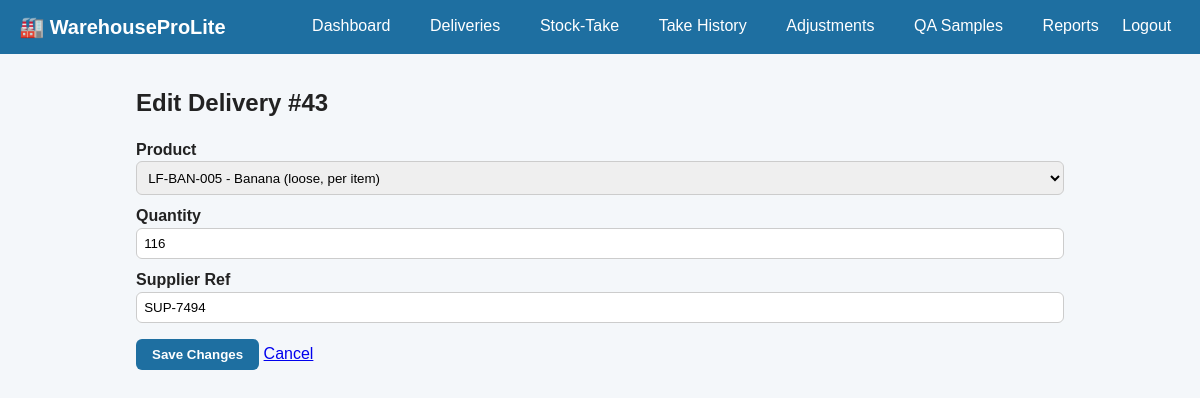
The app's page /WarehouseProLite/delivery_edit.php?id=43 with its own data.
### tables this page shows
CREATE TABLE `deliveries` (
  `id` int(11) NOT NULL AUTO_INCREMENT,
  `product_id` int(11) DEFAULT NULL,
  `qty` int(11) NOT NULL,
  `received_at` datetime NOT NULL,
  `supplier_ref` varchar(100) DEFAULT NULL,
  `note` text DEFAULT NULL,
  PRIMARY KEY (`id`),
  KEY `product_id` (`product_id`),
  CONSTRAINT `deliveries_ibfk_1` FOREIGN KEY (`product_id`) REFERENCES `products` (`id`)
);

CREATE TABLE `products` (
  `id` int(11) NOT NULL AUTO_INCREMENT,
  `sku` varchar(30) NOT NULL,
  `name` varchar(100) NOT NULL,
  `category_id` int(11) DEFAULT NULL,
  `price` decimal(10,2) NOT NULL,
  `stock` int(11) NOT NULL DEFAULT 0,
  PRIMARY KEY (`id`),
  KEY `category_id` (`category_id`),
  CONSTRAINT `products_ibfk_1` FOREIGN KEY (`category_id`) REFERENCES `categories` (`id`)
);

### WarehouseProLite/delivery_edit.php (the view, shortened to what this page needs)
<?php
include 'includes/db.php';
include 'includes/header.php';
$id = isset($_GET['id']) ? (int)$_GET['id'] : 0;
$row = mysqli_fetch_assoc(mysqli_query($conn,
   "SELECT d.*, p.sku, p.name
    FROM deliveries d
    JOIN products p ON p.id = d.product_id
    WHERE d.id = $id
"));
$prods = mysqli_query($conn, "SELECT id, sku, name FROM products ORDER BY name");
?>
<h2>Edit Delivery #<?php echo $id; ?></h2>
<form action="delivery_edit.php?id=<?php echo $id; ?>" method="post">
    <label>Product
        <select name="product_id" required>
            <?php while ($p = mysqli_fetch_assoc($prods)): ?>
                <option value="<?php echo $p['id']; ?>"
                    <?php if ($p['id'] == $row['product_id']) echo 'selected'; ?>>
                    <?php echo $p['sku'].' - '.htmlspecialchars($p['name']); ?>
                </option>
            <?php endwhile; ?>
        </select>
    </label>
    <label>Quantity
        <input type="number" name="qty" min="1"
               value="<?php echo $row['qty']; ?>" required>
    </label>
    <label>Supplier Ref
        <input type="text" name="ref"
               value="<?php echo htmlspecialchars($row['supplier_ref']); ?>">
    </label>
    <p>
        <input type="submit" value="Save Changes">
        <a href="deliveries.php">Cancel</a>
    </p>
</form>
<?php include 'includes/footer.php'; ?>

### WarehouseProLite/assets/style.css (style rules this page uses)
:root { --blue:#1e6fa1; --blue-dark:#15527a; --cream:#f4f7fa; --gray:#e2e8f0; --text:#222; --text-light:#fff; --radius:6px; }
* { box-sizing:border-box; }
body { margin:0;font-family:Arial,Helvetica,sans-serif;background:var(--cream);color:var(--text);line-height:1.4; }
label { display:block;margin:.65rem 0 .25rem;font-weight:600; }
input[type=text],input[type=password],input[type=number],select,textarea { width:100%;padding:.45rem;border:1px solid #ccc;border-radius:var(--radius); }
input[type=submit],button { background:var(--blue);color:var(--text-light);border:none;padding:.5rem 1rem;border-radius:var(--radius);font-weight:600;cursor:pointer; }

### records on screen
deliveries: product_id "LF-BAN-005 - Banana (loose, per item)", qty "116", ref "SUP-7494"

### other values on screen
$id "43"
